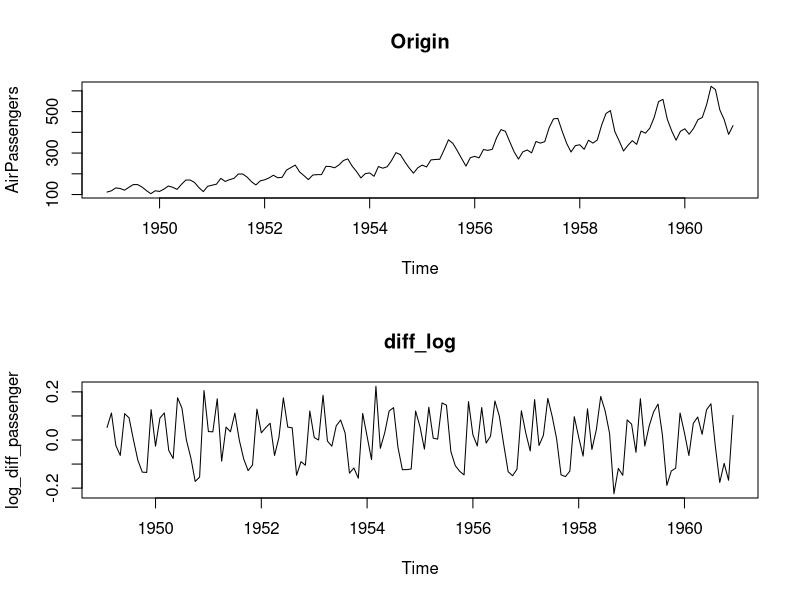

The R source for this figure: (Note: this script raises an error after producing the figure.)
# -------------------------------------------------------
# 解析の準備
# -------------------------------------------------------

# -------------------------------------------------------
# 原系列
# Rに組み込んであるデータ系列
# -------------------------------------------------------
# 今回は毎月の飛行機乗客数のデータを使います。
# この場合「先月の乗客数が多ければ、来月も多くなるのではないか」といったように、過去から未来を予測していきます。
# 時間という情報を基にして将来を予測する方法を学んでください。
# -------------------------------------------------------
AirPassengers

# -------------------------------------------------------
# 原系列に対して、対数差分系列を作ります。
## 対数差分系列への適用
# -------------------------------------------------------
log_diff_passenger <- diff(log(AirPassengers))
log_diff_passenger

# 原系列と対数差分系列のグラフを描いておきます。
par(mfrow=c(2,1))
plot(AirPassengers, main="Origin")
plot(log_diff_passenger, main="diff_log")
par(mfrow=c(1,1))

# -------------------------------------------------------
# 差分系列とは、例えば｛４，７，５｝というデータがあった時｛７－４，５－７｝＝｛３，－２｝というようにスライドして差をとった結果のことです。
# あらかじめ対数をとることにより、データを計算しやすい幅に収めやすくなる、また、
# 対数差分系列は近似的に「変化率」の推移と等しくなるので解釈がしやすくなるというメリットが得られます。
# なお、差分をとった時に、最初のデータが（差分を計算できないので）無くなってしまうことに注意してください。

# 元に戻すには、差分系列の累積和を計算してから、「一番最初の値」を足してやればよいです。
# 先の例ですと、差分系列が｛３，－２｝でしたので、最初の値をいれて｛４，３，－２｝、累積和をとって｛４，４＋３，４＋３－２｝＝｛４，７，５｝に戻ります。
# Rで確認してみます。

# 元に戻す
exp(cumsum(log_diff_passenger) + log(AirPassengers[1]))

# 参考
as.numeric(AirPassengers)[-1]


# -------------------------------------------------------
# データをもう少し変換します。
# 今度はデータの中身は変えません。
# 機械学習法を適用しやすいように整形します。
# ラグをとって、過去のデータを説明変数にする
# embed関数による整形(http://d.hatena.ne.jp/teramonagi/20121002/1349183342)
# -------------------------------------------------------

lag_num <- 4
exp_val_sample <- as.data.frame(embed(log_diff_passenger, lag_num))

# 列名の変更
colnames(exp_val_sample)[1] <- "Y"
for(i in 2:lag_num){
  colnames(exp_val_sample)[i] <- paste("Lag", i-1, sep="")
}

# 整形されたデータ
head(exp_val_sample)

# こんな感じになるはずやで
#             Y        Lag1        Lag2        Lag3
# 1 -0.06402186 -0.02298952  0.11211730  0.05218575
# 2  0.10948423 -0.06402186 -0.02298952  0.11211730
# 3  0.09193750  0.10948423 -0.06402186 -0.02298952
# 4  0.00000000  0.09193750  0.10948423 -0.06402186
# 5 -0.08455739  0.00000000  0.09193750  0.10948423
# 6 -0.13353139 -0.08455739  0.00000000  0.09193750


# -------------------------------------------------------
# 機械学習のための準備(要インターネット)
# -------------------------------------------------------
## caretによる学習モデル作成の準備
# install.packages("kernlab")
# install.packages("caret")
# install.packages("e1071")
library(caret)
library(kernlab)

# 並列化演算を行う
# install.packages("doParallel")
library(doParallel)
cl <- makePSOCKcluster(detectCores())
registerDoParallel(cl)

# -------------------------------------------------------
# Rによる機械学習
# -------------------------------------------------------
# モデルの推定
set.seed(0)
tuned_svm_sample <- train(
  Y ~ ., 
  data=exp_val_sample,
  method = "svmRadial", 
  tuneGrid = expand.grid(C=c(1:5), sigma=2^c(-1:1)),
  preProcess = c('center', 'scale')
)

# チューニングされたモデル
tuned_svm_sample

# 最小のRMSE（予測誤差）
tuned_svm_sample$results$RMSE
min(tuned_svm_sample$results$RMSE)

# チューニングされたハイパーパラメタ
tuned_svm_sample$bestTune

# SVMのモデルだけを取り出す
tuned_svm_sample$finalModel


# -------------------------------------------------------
# 機械学習による時系列予測
# -------------------------------------------------------

## 最適な次数を選ぶ
# 予測精度などを格納する入れ物
sim_result <- data.frame(
  order=numeric(), 
  error=numeric(),
  C=numeric(),
  sigma=numeric()
)

# 予測モデルの一覧を格納する入れ物
tuned_models <- list()

# 最大ラグ数
lag_max <- 12

# 訓練データの作成
# 最後のデータだけテスト用に残しておく
exp_val <- as.data.frame(embed(log_diff_passenger[-length(log_diff_passenger)], lag_max + 1))
colnames(exp_val)[1] <- "Y"
for(i in 2:(lag_max+1)){
  colnames(exp_val)[i] <- paste("Lag", i-1, sep="")
}

# 訓練データ表示
head(exp_val)

# ループさせて、最も予測精度が高くなるラグ数を調べる
set.seed(0)
for(i in 1:lag_max) {

  # 必要なラグまで、データを切り落とす
  exp_val_tmp <- exp_val[,c(1:(i+1))]
  
  # 予測モデルの作成
  tuned_svm <- train(
    Y ~ ., 
    data=exp_val_tmp,
    method = "svmRadial", 
    tuneGrid = expand.grid(C=c(1:3), sigma=2^c(-1:1)),
    preProcess = c('center', 'scale')
  )
  
  # 予測モデルを保存する
  tuned_models <- c(tuned_models, list(tuned_svm))
  
  # 予測精度などを保存する
  sim_result[i, "order"] <- i
  sim_result[i, "error"] <- min(tuned_svm$results$RMSE)
  sim_result[i, "sigma"] <- tuned_svm$bestTune["sigma"]
  sim_result[i, "C"]     <- tuned_svm$bestTune["C"]
  
}


# ラグと予測精度の関係
plot(
  sim_result$error ~ sim_result$order,
  main="次数と予測誤差の関係",
  xlab="order",
  ylab="error"
)

# 最も予測精度が高かったモデルの評価結果
subset(sim_result, sim_result$error==min(sim_result$error))

# 次数だけを取り出す
best_order <- subset(sim_result, sim_result$error==min(sim_result$error))$order
best_order

## 当てはまりの精度の確認
# 最も予測精度が高かったモデルを取り出す
best_model <- tuned_models[[best_order]]
best_model

# 予測値と実測値のプロット
plot(log_diff_passenger[-c(1:lag_max, length(log_diff_passenger))], type="l")
lines(predict(best_model), col=2, lwd=2, lty=2)
legend(
  legend=c("実測値", "予測値"),
  "topright",
  col=c(1,2),
  lwd=c(1,2),
  lty=c(1,2)
)



## 1期先の将来予測

# 説明変数を作る
# 直近のデータだけを抽出
last_data <- exp_val[nrow(exp_val), 1:best_order]

# 列名を、学習データに合わせる
for(i in 1:best_order){
  colnames(last_data)[i] <- paste("Lag", i, sep="")
}

# 説明変数を表示
last_data

# 1期先の予測
predict(best_model, last_data)

# 正解データと比較
log_diff_passenger[length(log_diff_passenger)]
